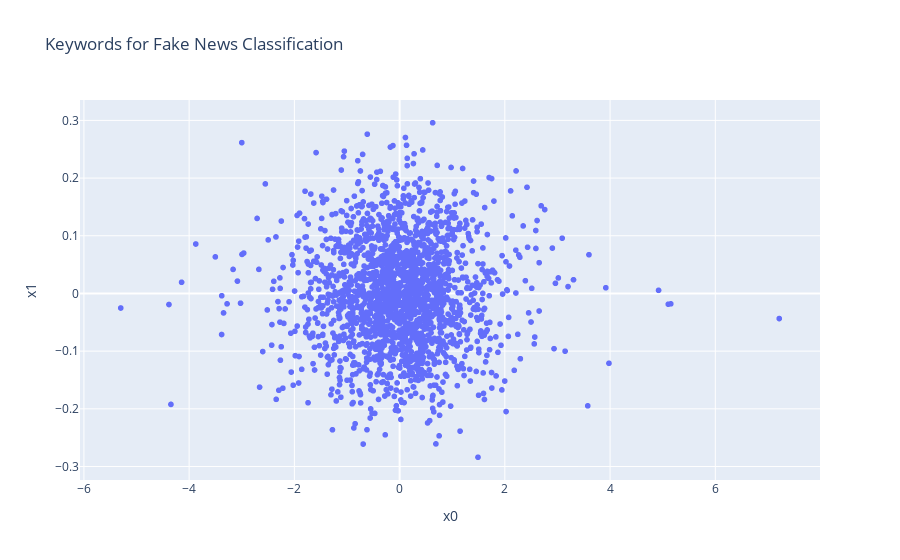

Notebook source saved alongside this figure:
### Code cell
import plotly.express as px 

# plot embedded dataframe to visualize word distribution
fig = px.scatter(embedding_df, 
                 x = "x0", 
                 y = "x1", 
                 size_max = 2,
                 hover_name = "word",
                 title = "Keywords for Fake News Classification")

fig.show()

### Figure 1 — Plotly figure (JSON) as saved in the notebook; plotly's stock layout.template omitted (floating-point values rounded to 4 significant figures; data arrays with more than 128 entries replaced by an {"elided": "..."} marker saying what was removed)
{"data": [{"hovertemplate": "<b>%{hovertext}</b><br><br>x0=%{x}<br>x1=%{y}<extra></extra>", "hovertext": {"elided": "2000 str values"}, "legendgroup": "", "marker": {"color": "#636efa", "symbol": "circle"}, "mode": "markers", "name": "", "showlegend": false, "type": "scattergl", "x": {"elided": "2000 float values"}, "xaxis": "x", "y": {"elided": "2000 float values"}, "yaxis": "y"}], "layout": {"autosize": true, "legend": {"tracegroupgap": 0}, "title": {"text": "Keywords for Fake News Classification"}, "xaxis": {"anchor": "y", "autorange": true, "domain": [0, 1], "range": [-6.074, 7.99], "title": {"text": "x0"}, "type": "linear"}, "yaxis": {"anchor": "x", "autorange": true, "domain": [0, 1], "range": [-0.3318, 0.3438], "title": {"text": "x1"}, "type": "linear"}}}
